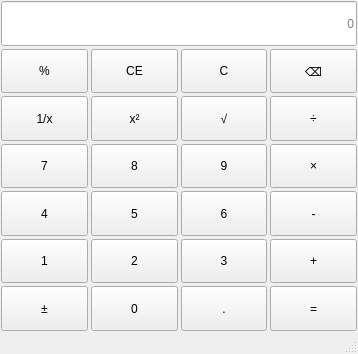
<?xml version="1.0" encoding="UTF-8"?>
<ui version="4.0">
 <class>MainWindow</class>
 <widget class="QMainWindow" name="MainWindow">
  <property name="geometry">
   <rect>
    <x>0</x>
    <y>0</y>
    <width>358</width>
    <height>354</height>
   </rect>
  </property>
  <property name="windowTitle">
   <string>计算器-赵琦-2024414290141</string>
  </property>
  <widget class="QWidget" name="centralwidget">
   <layout class="QVBoxLayout" name="verticalLayout">
    <property name="spacing">
     <number>3</number>
    </property>
    <property name="leftMargin">
     <number>1</number>
    </property>
    <property name="topMargin">
     <number>1</number>
    </property>
    <property name="rightMargin">
     <number>1</number>
    </property>
    <property name="bottomMargin">
     <number>1</number>
    </property>
    <item>
     <layout class="QGridLayout" name="gridLayout">
      <item row="5" column="0">
       <widget class="QPushButton" name="btnNum1">
        <property name="sizePolicy">
         <sizepolicy hsizetype="Minimum" vsizetype="Minimum">
          <horstretch>0</horstretch>
          <verstretch>0</verstretch>
         </sizepolicy>
        </property>
        <property name="text">
         <string>1</string>
        </property>
       </widget>
      </item>
      <item row="6" column="2">
       <widget class="QPushButton" name="btnPeriod">
        <property name="sizePolicy">
         <sizepolicy hsizetype="Minimum" vsizetype="Minimum">
          <horstretch>0</horstretch>
          <verstretch>0</verstretch>
         </sizepolicy>
        </property>
        <property name="text">
         <string>.</string>
        </property>
       </widget>
      </item>
      <item row="2" column="2">
       <widget class="QPushButton" name="btnSqrt">
        <property name="sizePolicy">
         <sizepolicy hsizetype="Minimum" vsizetype="Minimum">
          <horstretch>0</horstretch>
          <verstretch>0</verstretch>
         </sizepolicy>
        </property>
        <property name="text">
         <string>√</string>
        </property>
       </widget>
      </item>
      <item row="1" column="2">
       <widget class="QPushButton" name="btnClearAll">
        <property name="sizePolicy">
         <sizepolicy hsizetype="Minimum" vsizetype="Minimum">
          <horstretch>0</horstretch>
          <verstretch>0</verstretch>
         </sizepolicy>
        </property>
        <property name="text">
         <string>C</string>
        </property>
       </widget>
      </item>
      <item row="1" column="3">
       <widget class="QPushButton" name="btnDel">
        <property name="sizePolicy">
         <sizepolicy hsizetype="Minimum" vsizetype="Minimum">
          <horstretch>0</horstretch>
          <verstretch>0</verstretch>
         </sizepolicy>
        </property>
        <property name="text">
         <string>⌫</string>
        </property>
       </widget>
      </item>
      <item row="3" column="3">
       <widget class="QPushButton" name="btnMultiple">
        <property name="sizePolicy">
         <sizepolicy hsizetype="Minimum" vsizetype="Minimum">
          <horstretch>0</horstretch>
          <verstretch>0</verstretch>
         </sizepolicy>
        </property>
        <property name="text">
         <string>×</string>
        </property>
       </widget>
      </item>
      <item row="2" column="3">
       <widget class="QPushButton" name="btnDivide">
        <property name="sizePolicy">
         <sizepolicy hsizetype="Minimum" vsizetype="Minimum">
          <horstretch>0</horstretch>
          <verstretch>0</verstretch>
         </sizepolicy>
        </property>
        <property name="text">
         <string>÷</string>
        </property>
       </widget>
      </item>
      <item row="6" column="1">
       <widget class="QPushButton" name="btnNum0">
        <property name="sizePolicy">
         <sizepolicy hsizetype="Minimum" vsizetype="Minimum">
          <horstretch>0</horstretch>
          <verstretch>0</verstretch>
         </sizepolicy>
        </property>
        <property name="text">
         <string>0</string>
        </property>
       </widget>
      </item>
      <item row="5" column="2">
       <widget class="QPushButton" name="btnNum3">
        <property name="sizePolicy">
         <sizepolicy hsizetype="Minimum" vsizetype="Minimum">
          <horstretch>0</horstretch>
          <verstretch>0</verstretch>
         </sizepolicy>
        </property>
        <property name="text">
         <string>3</string>
        </property>
       </widget>
      </item>
      <item row="2" column="1">
       <widget class="QPushButton" name="btnSquare">
        <property name="sizePolicy">
         <sizepolicy hsizetype="Minimum" vsizetype="Minimum">
          <horstretch>0</horstretch>
          <verstretch>0</verstretch>
         </sizepolicy>
        </property>
        <property name="text">
         <string>x²</string>
        </property>
       </widget>
      </item>
      <item row="2" column="0">
       <widget class="QPushButton" name="btnInverse">
        <property name="sizePolicy">
         <sizepolicy hsizetype="Minimum" vsizetype="Minimum">
          <horstretch>0</horstretch>
          <verstretch>0</verstretch>
         </sizepolicy>
        </property>
        <property name="text">
         <string>1/x</string>
        </property>
       </widget>
      </item>
      <item row="4" column="0">
       <widget class="QPushButton" name="btnNum4">
        <property name="sizePolicy">
         <sizepolicy hsizetype="Minimum" vsizetype="Minimum">
          <horstretch>0</horstretch>
          <verstretch>0</verstretch>
         </sizepolicy>
        </property>
        <property name="text">
         <string>4</string>
        </property>
       </widget>
      </item>
      <item row="4" column="3">
       <widget class="QPushButton" name="btnMinus">
        <property name="sizePolicy">
         <sizepolicy hsizetype="Minimum" vsizetype="Minimum">
          <horstretch>0</horstretch>
          <verstretch>0</verstretch>
         </sizepolicy>
        </property>
        <property name="text">
         <string>-</string>
        </property>
       </widget>
      </item>
      <item row="4" column="2">
       <widget class="QPushButton" name="btnNum6">
        <property name="sizePolicy">
         <sizepolicy hsizetype="Minimum" vsizetype="Minimum">
          <horstretch>0</horstretch>
          <verstretch>0</verstretch>
         </sizepolicy>
        </property>
        <property name="text">
         <string>6</string>
        </property>
       </widget>
      </item>
      <item row="1" column="0">
       <widget class="QPushButton" name="btnPercentage">
        <property name="sizePolicy">
         <sizepolicy hsizetype="Minimum" vsizetype="Minimum">
          <horstretch>0</horstretch>
          <verstretch>0</verstretch>
         </sizepolicy>
        </property>
        <property name="text">
         <string>%</string>
        </property>
       </widget>
      </item>
      <item row="5" column="3">
       <widget class="QPushButton" name="btnPlus">
        <property name="sizePolicy">
         <sizepolicy hsizetype="Minimum" vsizetype="Minimum">
          <horstretch>0</horstretch>
          <verstretch>0</verstretch>
         </sizepolicy>
        </property>
        <property name="text">
         <string>+</string>
        </property>
       </widget>
      </item>
      <item row="6" column="3">
       <widget class="QPushButton" name="btnEqual">
        <property name="sizePolicy">
         <sizepolicy hsizetype="Minimum" vsizetype="Minimum">
          <horstretch>0</horstretch>
          <verstretch>0</verstretch>
         </sizepolicy>
        </property>
        <property name="text">
         <string>=</string>
        </property>
       </widget>
      </item>
      <item row="3" column="0">
       <widget class="QPushButton" name="btnNum7">
        <property name="sizePolicy">
         <sizepolicy hsizetype="Minimum" vsizetype="Minimum">
          <horstretch>0</horstretch>
          <verstretch>0</verstretch>
         </sizepolicy>
        </property>
        <property name="text">
         <string>7</string>
        </property>
       </widget>
      </item>
      <item row="1" column="1">
       <widget class="QPushButton" name="btnClearEntry">
        <property name="sizePolicy">
         <sizepolicy hsizetype="Minimum" vsizetype="Minimum">
          <horstretch>0</horstretch>
          <verstretch>0</verstretch>
         </sizepolicy>
        </property>
        <property name="text">
         <string>CE</string>
        </property>
       </widget>
      </item>
      <item row="3" column="1">
       <widget class="QPushButton" name="btnNum8">
        <property name="sizePolicy">
         <sizepolicy hsizetype="Minimum" vsizetype="Minimum">
          <horstretch>0</horstretch>
          <verstretch>0</verstretch>
         </sizepolicy>
        </property>
        <property name="text">
         <string>8</string>
        </property>
       </widget>
      </item>
      <item row="0" column="0" colspan="4">
       <widget class="QLineEdit" name="display">
        <property name="sizePolicy">
         <sizepolicy hsizetype="Expanding" vsizetype="Minimum">
          <horstretch>0</horstretch>
          <verstretch>0</verstretch>
         </sizepolicy>
        </property>
        <property name="alignment">
         <set>Qt::AlignRight|Qt::AlignTrailing|Qt::AlignVCenter</set>
        </property>
        <property name="placeholderText">
         <string>0</string>
        </property>
       </widget>
      </item>
      <item row="5" column="1">
       <widget class="QPushButton" name="btnNum2">
        <property name="sizePolicy">
         <sizepolicy hsizetype="Minimum" vsizetype="Minimum">
          <horstretch>0</horstretch>
          <verstretch>0</verstretch>
         </sizepolicy>
        </property>
        <property name="text">
         <string>2</string>
        </property>
       </widget>
      </item>
      <item row="4" column="1">
       <widget class="QPushButton" name="btnNum5">
        <property name="sizePolicy">
         <sizepolicy hsizetype="Minimum" vsizetype="Minimum">
          <horstretch>0</horstretch>
          <verstretch>0</verstretch>
         </sizepolicy>
        </property>
        <property name="text">
         <string>5</string>
        </property>
       </widget>
      </item>
      <item row="6" column="0">
       <widget class="QPushButton" name="btnSign">
        <property name="sizePolicy">
         <sizepolicy hsizetype="Minimum" vsizetype="Minimum">
          <horstretch>0</horstretch>
          <verstretch>0</verstretch>
         </sizepolicy>
        </property>
        <property name="text">
         <string>±</string>
        </property>
       </widget>
      </item>
      <item row="3" column="2">
       <widget class="QPushButton" name="btnNum9">
        <property name="sizePolicy">
         <sizepolicy hsizetype="Minimum" vsizetype="Minimum">
          <horstretch>0</horstretch>
          <verstretch>0</verstretch>
         </sizepolicy>
        </property>
        <property name="text">
         <string>9</string>
        </property>
       </widget>
      </item>
     </layout>
    </item>
   </layout>
  </widget>
  <widget class="QMenuBar" name="menubar">
   <property name="geometry">
    <rect>
     <x>0</x>
     <y>0</y>
     <width>358</width>
     <height>21</height>
    </rect>
   </property>
  </widget>
  <widget class="QStatusBar" name="statusbar"/>
 </widget>
 <resources/>
 <connections/>
</ui>
